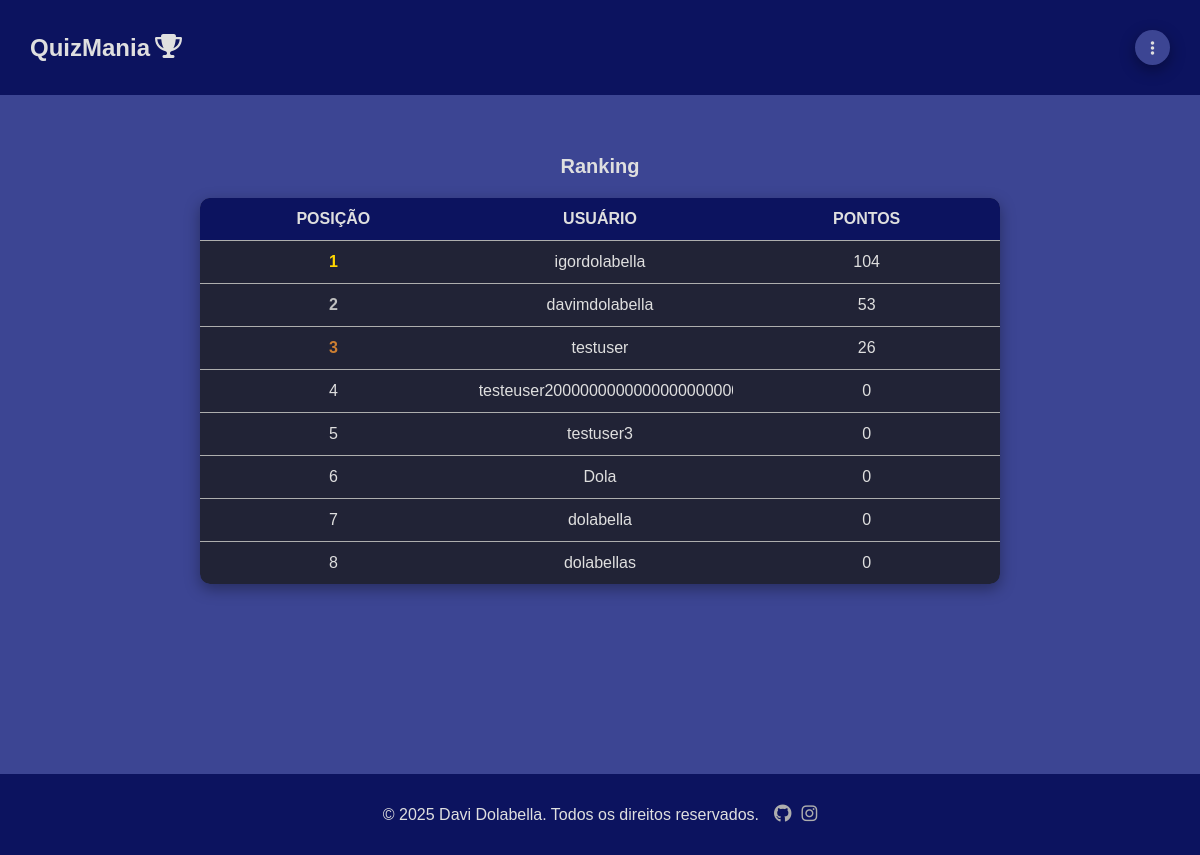
/ranking/, run on an earlier commit of the app's database.
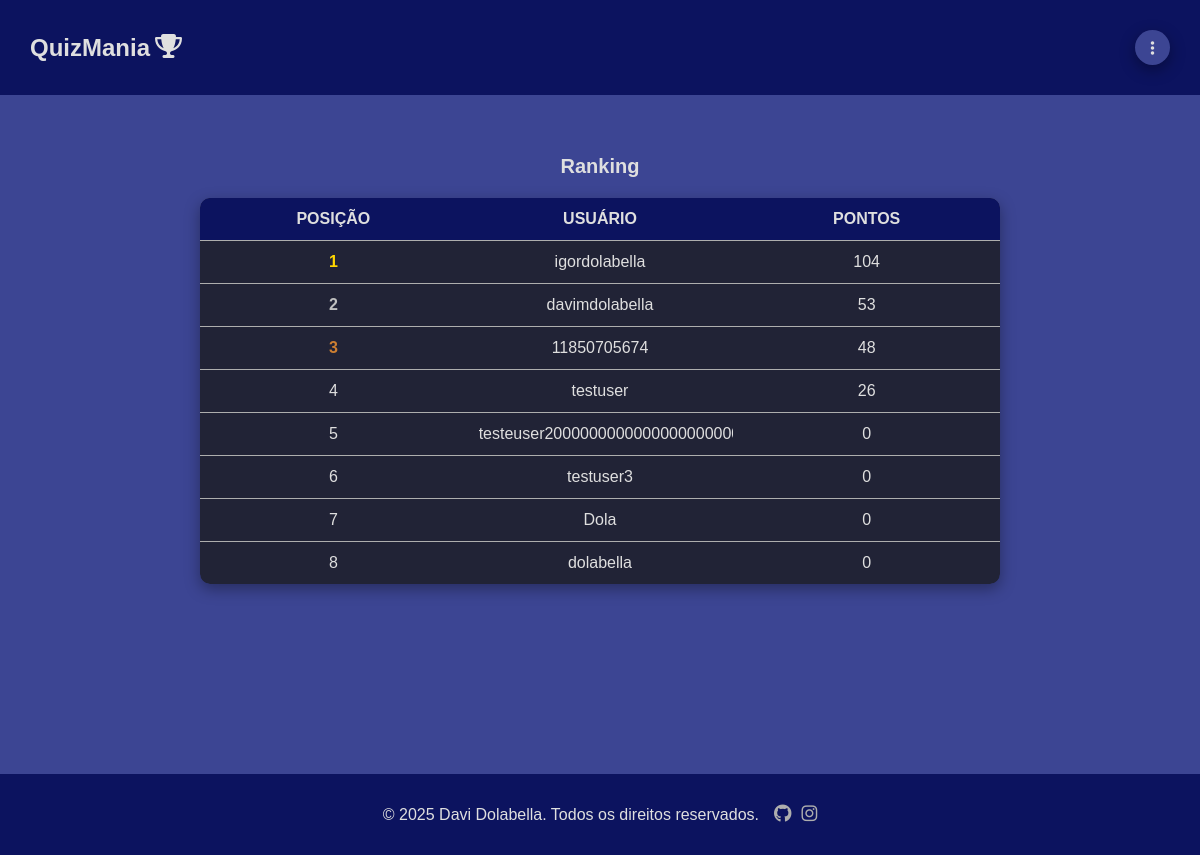
And on a later commit of the database.
### quizmania/models.py (models this page shows, shortened)
class Profile(models.Model):
    user = models.OneToOneField(
        User, on_delete=models.CASCADE, related_name='profile'
    )
    completed_quizes = models.ManyToManyField(
        Quiz, blank=True, related_name='profiles'
    )
    correct_questions = models.IntegerField(default=0)
    incorrect_questions = models.IntegerField(default=0)
    correct_questions_percentage = models.DecimalField(
        max_digits=3,
        decimal_places=0,
        default=0
    )
    incorrect_questions_percentage = models.DecimalField(
        max_digits=3,
        decimal_places=0,
        default=0
    )
    points = models.IntegerField(default=0)
    ranking = models.PositiveIntegerField(blank=True, null=True)

### quizmania/views.py (the view, shortened to what this page needs)
# urls.py: path('ranking/', views.Ranking.as_view(), name='ranking'),
class Ranking(ListView):
    model = models.Profile
    context_object_name = 'profiles'
    template_name = 'quizmania/pages/ranking.html'
    def get_queryset(self):
        return models.Profile.objects.all().order_by('-points')

### quizmania/templates/quizmania/pages/ranking.html
{% extends "global/base.html" %}
{% block content %}
<div class="main container rank">
    <h2 class="rank-title">Ranking</h2>
    <div class="rank-container">
        <table class="rank-table">
            <thead>
                <tr>
                    <th>Posição</th>
                    <th>Usuário</th>
                    <th>Pontos</th>
                </tr>
            </thead>
            <tbody>
                {% for profile in profiles|slice:":8" %}
                {% if profile.ranking %}
                <tr>
                    <td class="{% if forloop.counter == 1 %}first-place{% elif forloop.counter == 2 %}second-place{% elif forloop.counter == 3 %}third-place{% endif %}">{{ profile.ranking }}</td>
                    {% if user == profile.user %}
                    <td class="current-user">{{ profile.user }}</td>
                    <td class="current-user">{{ profile.points }}</td>
                    {% else %}
                    <td >{{ profile.user }}</td>
                    <td>{{ profile.points }}</td>
                    {% endif %}
                </tr>
                {% endif %}
                {% endfor %}
            </tbody>
        </table>
    </div>
</div>
{% endblock content %}

What changed in the data, as far as the page shows it:
no longer on this page (row edited): Profile: ranking "8", user "dolabellas", points "0"
added Profile: ranking "3", user "11850705674", points "48"
changed Profile "testuser": ranking "3" → "4"
changed Profile "testeuser20000000000000000000000000000000000000000000000000000000000000000000000": ranking "4" → "5"
changed Profile "testuser3": ranking "5" → "6"
changed Profile "Dola": ranking "6" → "7"
changed Profile "dolabella": ranking "7" → "8"
